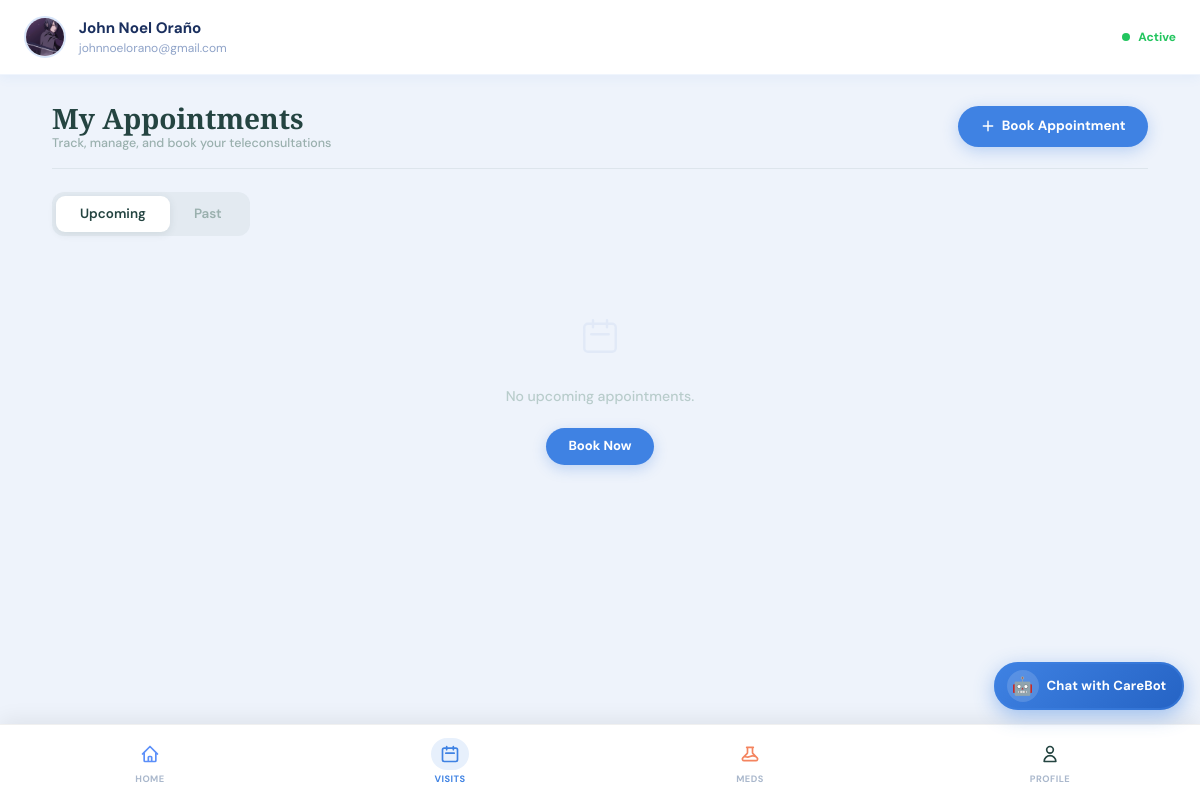
/visits.php (signed in), run on the app's committed database.
### tables this page shows
CREATE TABLE `patients` (
  `id` int NOT NULL AUTO_INCREMENT,
  `full_name` varchar(150) NOT NULL,
  `date_of_birth` date NOT NULL,
  `gender` enum('Male','Female','Prefer not to say') NOT NULL,
  `email` varchar(150) NOT NULL,
  `phone_number` varchar(20) NOT NULL,
  `profile_photo` varchar(255) DEFAULT NULL,
  `emergency_name` varchar(150) DEFAULT NULL,
  `emergency_relationship` varchar(80) DEFAULT NULL,
  `emergency_number` varchar(20) DEFAULT NULL,
  `password` varchar(255) NOT NULL,
  `security_question` varchar(255) DEFAULT NULL,
  `security_answer` varchar(255) DEFAULT NULL,
  `home_address` varchar(255) DEFAULT NULL,
  `city` varchar(100) DEFAULT NULL,
  `country_region` varchar(100) DEFAULT NULL,
  `insurance_provider` varchar(150) DEFAULT NULL,
  `insurance_policy_no` varchar(100) DEFAULT NULL,
  `preferred_language` varchar(80) DEFAULT 'English',
  `created_at` timestamp NULL DEFAULT CURRENT_TIMESTAMP,
  `updated_at` timestamp NULL DEFAULT CURRENT_TIMESTAMP ON UPDATE CURRENT_TIMESTAMP,
  `is_verified` tinyint(1) NOT NULL DEFAULT '0',
  `verification_token` varchar(64) DEFAULT NULL,
  `token_expires_at` datetime DEFAULT NULL,
  `reset_token` varchar(64) DEFAULT NULL,
  `reset_expires` datetime DEFAULT NULL,
  `is_active` tinyint(1) NOT NULL DEFAULT '1',
  PRIMARY KEY (`id`),
  UNIQUE KEY `email` (`email`)
);

### includes/auth.php (called while the page is built, shortened)
<?php
require_once __DIR__ . '/../database/config.php';
$patient_id = $_SESSION['patient_id'];
$p = $conn->query("SELECT * FROM patients WHERE id = $patient_id")->fetch_assoc();

### visits.php (the view, shortened to what this page needs)
<?php
require_once 'includes/auth.php';
require_once 'includes/header.php';
?>
<div class="page">
  <div class="visits-header">
    <div class="visits-title">
      My Appointments
      <span>Track, manage, and book your teleconsultations</span>
    </div>
    <button onclick="openBookingModal()" class="book-btn">
      <svg width="14" height="14" fill="none" viewBox="0 0 24 24" stroke="currentColor" stroke-width="2.5" stroke-linecap="round" stroke-linejoin="round"><path d="M12 4v16m8-8H4"/></svg>
      Book Appointment
    </button>
  </div>
  <div class="inner-tabs">
    <button class="inner-tab active" id="btn-upcoming" onclick="switchTab('upcoming')">Upcoming</button>
    <button class="inner-tab"        id="btn-past"     onclick="switchTab('past')">Past</button>
  </div>
  <div id="visits-upcoming">
    <?php
    $has = false;
    ?>
    <?php if (!$has): ?>
    <div class="empty-state">
      <svg fill="none" viewBox="0 0 24 24" stroke="currentColor">
        <path stroke-linecap="round" stroke-linejoin="round" stroke-width="1.4" d="M8 7V3m8 4V3m-9 8h10M5 21h14a2 2 0 002-2V7a2 2 0 00-2-2H5a2 2 0 00-2 2v12a2 2 0 002 2z"/>
      </svg>
      <p>No upcoming appointments.</p>
      <button onclick="openBookingModal()" style="margin-top:0.5rem;padding:0.55rem 1.4rem;background:#3F82E3;color:#fff;border:none;border-radius:50px;font-size:0.82rem;font-weight:700;cursor:pointer;font-family:'DM Sans',sans-serif;box-shadow:0 4px 14px rgba(63,130,227,0.28);">
        Book Now
      </button>
    </div>
    <?php endif; ?>
  </div>
</div>
<?php require_once 'includes/nav.php'; ?>
</body>
</html>

### includes/header.php (shortened to what this page needs)
<!DOCTYPE html>
<html lang="en">
<head>
  <script src="https://cdn.tailwindcss.com"></script>
  <link rel="stylesheet" href="includes/styles.css"/>
</head>
<body>
<div class="top-header">
  <div style="display:flex;align-items:center;gap:0.8rem;">
    <?php if (!empty($p['profile_photo'])): ?>
      <img src="<?= htmlspecialchars($p['profile_photo']) ?>"
           style="width:42px;height:42px;border-radius:50%;object-fit:cover;border:2px solid rgba(63,130,227,0.2);"/>
    <?php else: ?>
      <div class="avatar-circle"><?= $initials ?></div>
    <?php endif; ?>
    <div>
      <div style="font-weight:700;font-size:0.95rem;color:var(--text);"><?= htmlspecialchars($p['full_name']) ?></div>
      <div style="font-size:0.75rem;color:var(--muted);"><?= htmlspecialchars($p['email']) ?></div>
    </div>
  </div>
  <div style="display:flex;align-items:center;gap:0.5rem;">
    <span style="width:8px;height:8px;border-radius:50%;background:#22c55e;display:inline-block;"></span>
    <span style="font-size:0.75rem;color:#22c55e;font-weight:700;">Active</span>
  </div>
</div>
<div id="carebotWidget" style="
  position:fixed;
  bottom:90px;
  right:16px;
  z-index:999;
  display:flex;
  flex-direction:column;
  align-items:flex-end;
  gap:10px;
">
  <button onclick="toggleCarebot()" class="carebot-btn" style="
    height:48px;
    border-radius:50px;
    background:linear-gradient(135deg,#3F82E3,#2563C4);
    border:none;
    cursor:pointer;
    display:flex;
    align-items:center;
    justify-content:center;
    gap:0.5rem;
    padding:0 1.1rem 0 0.8rem;
    box-shadow:0 6px 20px rgba(63,130,227,0.45);
    position:relative;
    flex-shrink:0;
  ">
    <div style="position:absolute;inset:0;border-radius:50px;border:2px solid rgba(63,130,227,0.5);animation:carebotPulse 2s ease-out infinite;pointer-events:none;"></div>
    <div id="cbIconOpen" style="width:32px;height:32px;border-radius:50%;background:rgba(255,255,255,0.15);display:flex;align-items:center;justify-content:center;font-size:1.1rem;flex-shrink:0;">🤖</div>
    <span id="cbLabel" style="color:#fff;font-weight:700;font-size:0.82rem;white-space:nowrap;letter-spacing:0.01em;">Chat with CareBot</span>
  </button>
</div>

### includes/styles.css (style rules this page uses)
:root { --red:#C33643; --green:#244441; --blue:#3F82E3; --blue-dark:#2563C4; --blue-light:#EBF2FD; --bg:#EEF3FB; --white:#FFFFFF; --text:#1a2f5e; --muted:#8fa3c8; }
* { box-sizing:border-box; }
body { font-family:'DM Sans',sans-serif; background:var(--bg); color:var(--text); margin:0; padding-bottom:82px; }
.top-header { background:var(--white); padding:1rem 1.5rem; display:flex; align-items:center; justify-content:space-between; border-bottom:1px solid rgba(63,130,227,0.08); position:sticky; top:0; z-index:50; box-shadow:0 2px 12px rgba(63,130,227,0.07); }
.page { padding:1.4rem; max-width:680px; margin:0 auto; animation:fadeUp 0.3s ease; }
.empty-state { text-align:center; padding:3rem 1rem; color:var(--muted); font-size:0.86rem; }
.empty-state svg { width:44px; height:44px; stroke:#c5d5ef; margin:0 auto 1rem; display:block; }

### includes/header.php (style rules this page uses)
.carebot-btn { transition:transform 0.2s, box-shadow 0.2s; }
.carebot-btn { transition:transform 0.2s,box-shadow 0.2s; }

### visits.php (style rules this page uses)
.page { max-width: 1160px !important; margin: 0 auto !important; padding: 1.8rem 2rem 5rem !important; background: transparent !important; }
.visits-header { display: flex; align-items: center; justify-content: space-between; margin-bottom: 1.4rem; padding-bottom: 1.2rem; border-bottom: 1px solid rgba(36,68,65,0.08); }
.visits-title { font-family: 'Playfair Display', serif; font-size: 1.75rem; font-weight: 900; color: #244441; line-height: 1; }
.visits-title span { display: block; font-family: 'DM Sans', sans-serif; font-size: 0.78rem; font-weight: 500; color: #9ab0ae; margin-top: 0.3rem; letter-spacing: 0; }
.book-btn { display: inline-flex; align-items: center; gap: 0.45rem; background: #3F82E3; color: #fff; padding: 0.65rem 1.4rem; border-radius: 50px; font-size: 0.84rem; font-weight: 700; border: none; cursor: pointer; font-family: 'DM Sans', sans-serif; box-shadow: 0 4px 16px rgba(63,130,227,0.3); transition: all 0.25s cubic-bezier(0.16,1,0.3,1); }
.book-btn svg { flex-shrink: 0; }
.inner-tabs { display: flex; gap: 0; margin-bottom: 1.4rem; background: rgba(36,68,65,0.05); border-radius: 12px; padding: 4px; width: fit-content; }
.inner-tab { padding: 0.52rem 1.5rem; border-radius: 9px; border: none; background: transparent; cursor: pointer; font-family: 'DM Sans', sans-serif; font-size: 0.84rem; font-weight: 600; color: #9ab0ae; transition: all 0.2s; }
.inner-tab.active { background: #fff; color: #244441; box-shadow: 0 2px 8px rgba(36,68,65,0.1); }
.empty-state { display: flex; flex-direction: column; align-items: center; justify-content: center; text-align: center; padding: 3.5rem 2rem; color: #b8cccb; gap: 0.8rem; }
.empty-state svg { width: 42px; height: 42px; opacity: 0.3; }
.empty-state p { font-size: 0.88rem; font-weight: 500; }

### data on the page
patients: profile_photo (picture), full_name "John Noel Oraño", email "johnnoelorano@gmail.com"

### other printed values
$item['label'] "HOME"
$item['label'] "VISITS"
$item['label'] "MEDS"
$item['label'] "PROFILE"
